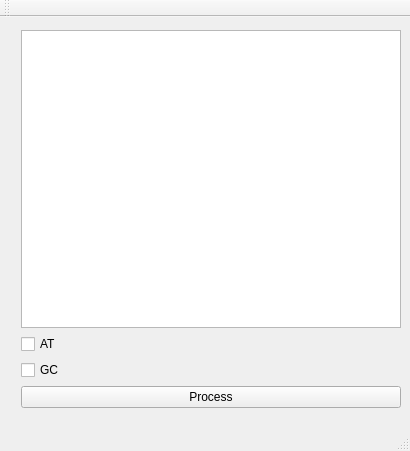
<?xml version="1.0" encoding="UTF-8"?>
<ui version="4.0">
 <class>GOptimizerViewController</class>
 <widget class="QMainWindow" name="GOptimizerViewController">
  <property name="geometry">
   <rect>
    <x>0</x>
    <y>0</y>
    <width>410</width>
    <height>451</height>
   </rect>
  </property>
  <property name="sizePolicy">
   <sizepolicy hsizetype="Expanding" vsizetype="Expanding">
    <horstretch>0</horstretch>
    <verstretch>0</verstretch>
   </sizepolicy>
  </property>
  <property name="windowTitle">
   <string>GOptimizerViewController</string>
  </property>
  <widget class="QWidget" name="centralWidget">
   <widget class="QFrame" name="">
    <property name="geometry">
     <rect>
      <x>10</x>
      <y>2</y>
      <width>400</width>
      <height>400</height>
     </rect>
    </property>
    <property name="sizePolicy">
     <sizepolicy hsizetype="Preferred" vsizetype="Preferred">
      <horstretch>0</horstretch>
      <verstretch>0</verstretch>
     </sizepolicy>
    </property>
    <layout class="QVBoxLayout" name="verticalLayout">
     <property name="sizeConstraint">
      <enum>QLayout::SetMaximumSize</enum>
     </property>
     <property name="rightMargin">
      <number>9</number>
     </property>
     <item>
      <widget class="QTextEdit" name="textEdit">
       <property name="sizePolicy">
        <sizepolicy hsizetype="Expanding" vsizetype="Expanding">
         <horstretch>0</horstretch>
         <verstretch>0</verstretch>
        </sizepolicy>
       </property>
      </widget>
     </item>
     <item>
      <widget class="QCheckBox" name="atCheckBox">
       <property name="sizePolicy">
        <sizepolicy hsizetype="Minimum" vsizetype="Fixed">
         <horstretch>0</horstretch>
         <verstretch>0</verstretch>
        </sizepolicy>
       </property>
       <property name="text">
        <string>AT</string>
       </property>
      </widget>
     </item>
     <item>
      <widget class="QCheckBox" name="gcCheckBox">
       <property name="sizePolicy">
        <sizepolicy hsizetype="Minimum" vsizetype="Fixed">
         <horstretch>0</horstretch>
         <verstretch>0</verstretch>
        </sizepolicy>
       </property>
       <property name="text">
        <string>GC</string>
       </property>
      </widget>
     </item>
     <item>
      <widget class="QPushButton" name="processButton">
       <property name="sizePolicy">
        <sizepolicy hsizetype="Minimum" vsizetype="Fixed">
         <horstretch>0</horstretch>
         <verstretch>0</verstretch>
        </sizepolicy>
       </property>
       <property name="text">
        <string>Process</string>
       </property>
      </widget>
     </item>
    </layout>
   </widget>
  </widget>
  <widget class="QToolBar" name="mainToolBar">
   <attribute name="toolBarArea">
    <enum>TopToolBarArea</enum>
   </attribute>
   <attribute name="toolBarBreak">
    <bool>false</bool>
   </attribute>
  </widget>
  <widget class="QStatusBar" name="statusBar"/>
 </widget>
 <layoutdefault spacing="6" margin="11"/>
 <resources/>
 <connections/>
</ui>
